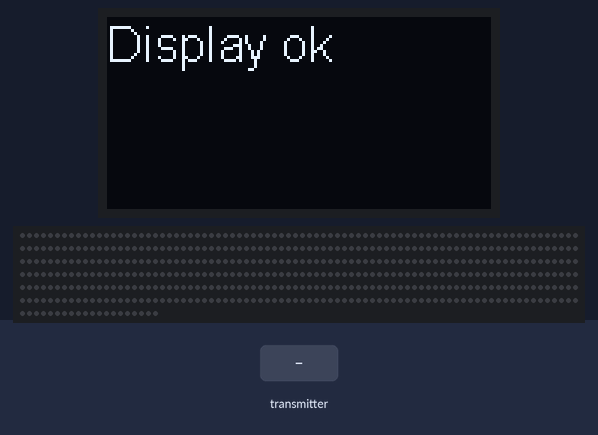
The program below on a simulated ESP32. Parts: 128×64 one-colour display, 500 RGB LEDs in strip order, left to right, continuing on the next row. The inputs (shaded band) are chosen by the test bench. What the program prints to the serial monitor is not drawn.

Above: at 1.2 s.
1.3 s: the transmitter starts sending state = 1
At 1.49 s:
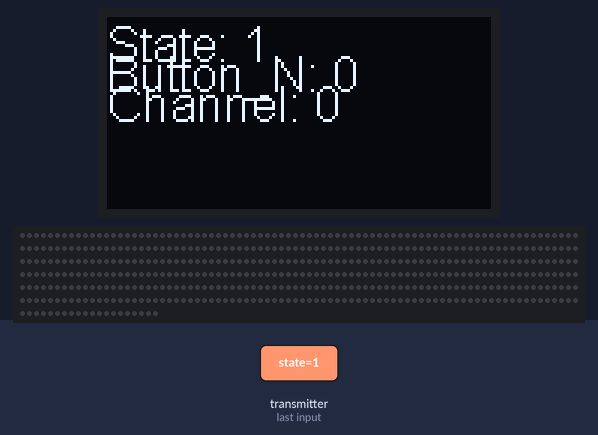
3.7 s: the transmitter starts sending button_N = 1
At 4.23 s:
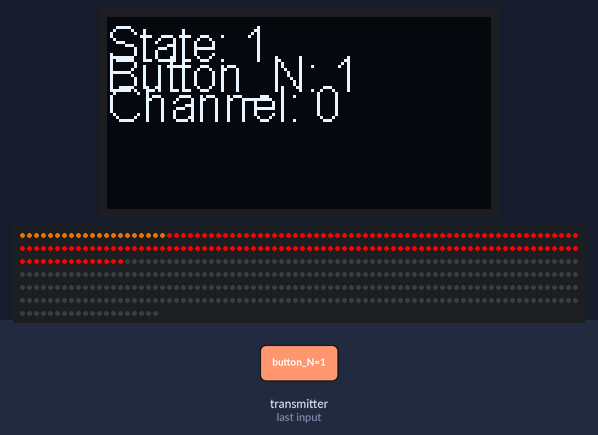
5.2 s: the transmitter starts sending channel = 1024
At 5.45 s:
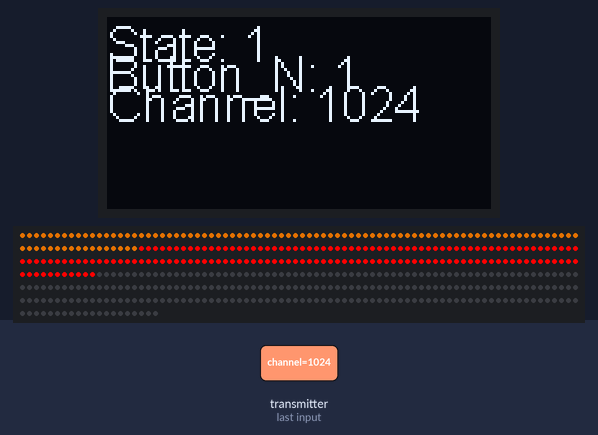
6.8 s: the transmitter starts sending state = 0
At 9.42 s:
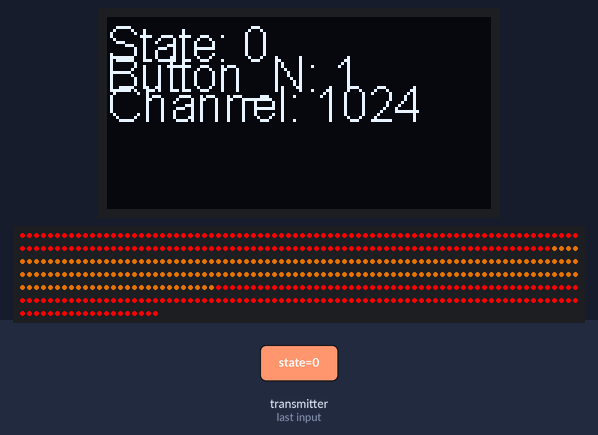
9.8 s: the transmitter starts sending channel = 2048
At 10.02 s:
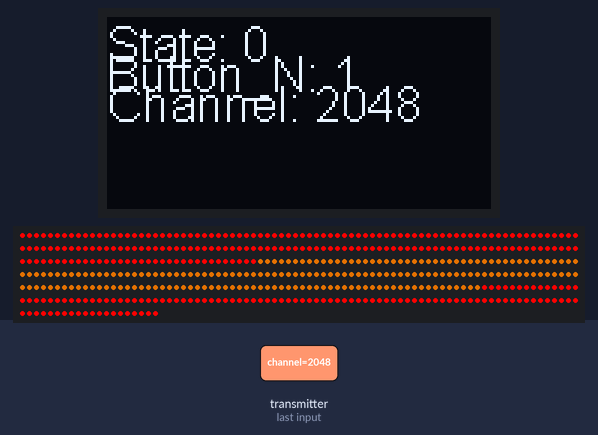
11.3 s: the transmitter starts sending button_N = 0
At 11.54 s:
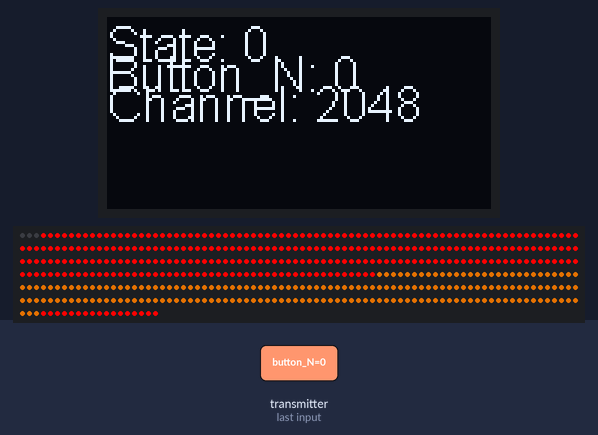
Timing chart, 0 to 13.8 s (numbered marks = the images above; inputs shaded):
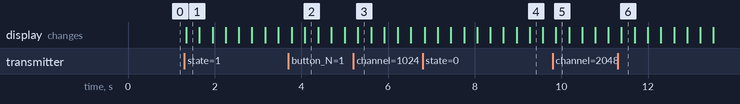

The program:

main.cpp
```cpp
#include <WiFi.h>
#include <Wire.h>
#include <FastLED.h>
#include <SSD1306Wire.h>
#include <esp_now.h>

#define LED_PIN     16
#define NUM_LEDS    500
#define NUM_BUTTONS 12

SSD1306Wire display(0x3c, 5, 4);
CRGB leds[NUM_LEDS];
uint8_t buttonState[NUM_BUTTONS];

// hsv colors up to 256
uint8_t buttonColors[NUM_BUTTONS][3] = {
  {  0, 255, 255}, // red
  { 32, 255, 255}, // orange
  { 64, 255, 255}, // yellow
  { 96, 255, 255}, // green
  {128, 255, 255}, // cyan
  {160, 255, 255}, // blue
  {192, 255, 255}, // purple
  {224, 255, 255}, // pink
  {  0,   0, 255}, // white
  {  0,   0, 128}, // grey
  {  0,   0,  64}, // dark grey
  {  0,   0,   0}  // black
};

typedef struct _note {
    bool state;
    int button_N;
    unsigned int channel;
} note;

note myNote;

void onDataRecv(const uint8_t *mac, const uint8_t *incomingData, int len) {
    Serial.print("Bytes received: ");
    memcpy(&myNote, incomingData, sizeof(myNote));
    Serial.println(len);
    Serial.print("State: ");
    Serial.println(myNote.state);
    Serial.print("Button_N: ");
    Serial.println(myNote.button_N);
    Serial.print("Channel: ");
    Serial.println(myNote.channel);
    Serial.println();

    display.clear();
    display.drawString(0, 0, "State: " + String(myNote.state));
    display.drawString(0, 10, "Button_N: " + String(myNote.button_N));
    display.drawString(0, 20, "Channel: " + String(myNote.channel));
    display.display();

    buttonState[myNote.button_N] = myNote.state;
}

void setup() {
	// setup serial
	Serial.begin(115200);
	Serial.println("Serial ok");
	// setup display
	display.init();
	display.flipScreenVertically();
	display.setFont(ArialMT_Plain_16);
	display.drawString(0, 0, "Display ok");
	display.display();
	// setup leds
	FastLED.addLeds<WS2812B, LED_PIN, GRB>(leds, NUM_LEDS);
	// setup wifi
	WiFi.mode(WIFI_STA);
	Serial.print("MAC: ");
	Serial.println(WiFi.macAddress());
	// setup espnow to receive data
	if (esp_now_init() != ESP_OK) {
		Serial.println("Error initializing ESP-NOW");
		return;
	}
	esp_now_register_recv_cb(onDataRecv);

	Serial.println("Setup finished");
}

void loop() {
	// delay(10);
	for (int i = NUM_LEDS-1; i > 0; i--) {
		leds[i].r = leds[i-1].r;
		leds[i].g = leds[i-1].g;
		leds[i].b = leds[i-1].b;
	}
	// printa cores do leds[1]
	Serial.print("leds[1]: ");
	Serial.print(leds[1].r);
	Serial.print(" ");
	Serial.print(leds[1].g);
	Serial.print(" ");
	Serial.println(leds[1].b);

	// sum colors of all active buttons
	uint8_t h = 0, s = 0, v = 0;
	for (int i = 0; i < NUM_BUTTONS; i++) {
		if (buttonState[i] == 1) {
			Serial.print("Button ");
			Serial.print(i);
			Serial.print(" Color: ");
			Serial.print(buttonColors[i][0]);
			Serial.print(" ");
			Serial.print(buttonColors[i][1]);
			Serial.print(" ");
			Serial.println(buttonColors[i][2]);

			h += buttonColors[i][0];
			s += buttonColors[i][1];
			v += buttonColors[i][2];
		}
	}
	leds[0] = CHSV(h, s, v);
  	FastLED.show();
}
```

Measured:
- after the input at 1.3 s, the display: changes at once (image 1)
- after the input at 11.3 s, the display: changes after 0.09 s (image 6)
